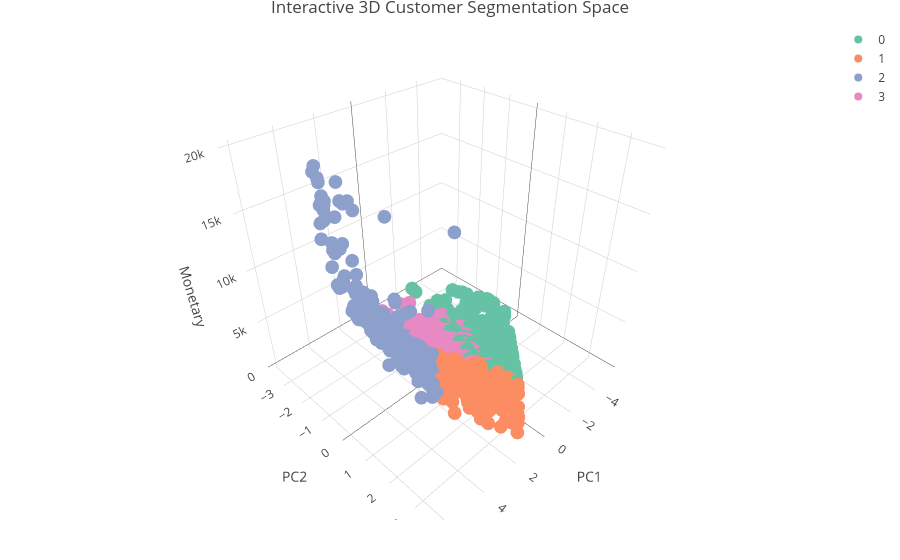

Notebook code for this chart:
### Markdown cell above
## 37. Interactive 3D Visualization

We build an interactive 3D scene using Plotly showing PC1, PC2, and Monetary value, colored by the assigned clusters.

### Code cell
# Subset data for plotting performance
set.seed(42)
plot_sample <- customer_df[sample(1:nrow(customer_df), min(1500, nrow(customer_df))), ]

fig_3d <- plot_ly(plot_sample, x=~PC1, y=~PC2, z=~Monetary, color=~factor(Cluster),
                  type="scatter3d", mode="markers",
                  text=~paste("ID:", CustomerID, "<br>Recency:", Recency, "<br>Monetary:", Monetary))

fig_3d <- fig_3d %>% layout(title = "Interactive 3D Customer Segmentation Space")
fig_3d

### Figure 1 — Plotly figure (JSON) as saved in the notebook; plotly's stock layout.template omitted (floating-point values rounded to 4 significant figures; data arrays with more than 128 entries replaced by an {"elided": "..."} marker saying what was removed)
{"data": [{"x": {"elided": "288 float values"}, "y": {"elided": "288 float values"}, "z": {"elided": "288 float values"}, "mode": "markers", "text": {"elided": "288 str values"}, "type": "scatter3d", "name": "0", "marker": {"color": "rgba(102,194,165,1)", "line": {"color": "rgba(102,194,165,1)"}}, "textfont": {"color": "rgba(102,194,165,1)"}, "error_y": {"color": "rgba(102,194,165,1)"}, "error_x": {"color": "rgba(102,194,165,1)"}, "line": {"color": "rgba(102,194,165,1)"}}, {"x": {"elided": "362 float values"}, "y": {"elided": "362 float values"}, "z": {"elided": "362 float values"}, "mode": "markers", "text": {"elided": "362 str values"}, "type": "scatter3d", "name": "1", "marker": {"color": "rgba(252,141,98,1)", "line": {"color": "rgba(252,141,98,1)"}}, "textfont": {"color": "rgba(252,141,98,1)"}, "error_y": {"color": "rgba(252,141,98,1)"}, "error_x": {"color": "rgba(252,141,98,1)"}, "line": {"color": "rgba(252,141,98,1)"}}, {"x": {"elided": "377 float values"}, "y": {"elided": "377 float values"}, "z": {"elided": "377 float values"}, "mode": "markers", "text": {"elided": "377 str values"}, "type": "scatter3d", "name": "2", "marker": {"color": "rgba(141,160,203,1)", "line": {"color": "rgba(141,160,203,1)"}}, "textfont": {"color": "rgba(141,160,203,1)"}, "error_y": {"color": "rgba(141,160,203,1)"}, "error_x": {"color": "rgba(141,160,203,1)"}, "line": {"color": "rgba(141,160,203,1)"}}, {"x": {"elided": "473 float values"}, "y": {"elided": "473 float values"}, "z": {"elided": "473 float values"}, "mode": "markers", "text": {"elided": "473 str values"}, "type": "scatter3d", "name": "3", "marker": {"color": "rgba(231,138,195,1)", "line": {"color": "rgba(231,138,195,1)"}}, "textfont": {"color": "rgba(231,138,195,1)"}, "error_y": {"color": "rgba(231,138,195,1)"}, "error_x": {"color": "rgba(231,138,195,1)"}, "line": {"color": "rgba(231,138,195,1)"}}], "layout": {"margin": {"b": 40, "l": 60, "t": 25, "r": 10}, "title": "Interactive 3D Customer Segmentation Space", "scene": {"xaxis": {"title": "PC1"}, "yaxis": {"title": "PC2"}, "zaxis": {"title": "Monetary"}}, "hovermode": "closest", "showlegend": true}}
